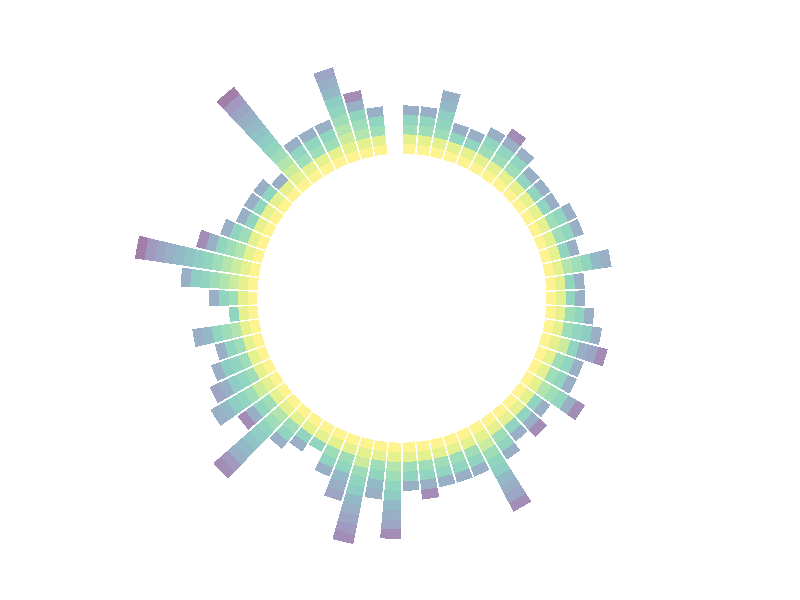

Source code (R):
library(tidyverse)
library(viridis)

# import data
data <- read.table("Phytomni-Multiomics-for_plot.txt", header = TRUE, sep = "\t")
# omics_level <- colnames(data)[-c(1,2)]
omics_level <- rev(colnames(data)[-c(1,2)])
species_level <- data$Species
data <- data %>% gather(key = "observation", value="value", -c(1,2))
data$observation <- factor(data$observation, levels = omics_level)
data$Species <- factor(data$Species, levels = species_level)
# Add empty space at the end of each group
empty_bar <- 2
nObsType <- nlevels(as.factor(data$observation))
to_add <- data.frame( matrix(NA, empty_bar*nlevels(data$Group)*nObsType, ncol(data)) )
colnames(to_add) <- colnames(data)
to_add$Group <- rep(levels(data$Group), each=empty_bar*nObsType )
data <- rbind(data, to_add)
data <- data %>% arrange(Group, Species)
data$id <- rep( seq(1, nrow(data)/nObsType) , each=nObsType)

#Get label names and y-axis positions
label_data <- data %>% group_by(id, Species) %>% summarize(tot=sum(value))
number_of_bar <- nrow(label_data)
angle <- 90 - 360 * (label_data$id-0.5) /number_of_bar     # I substract 0.5 because the letter must have the angle of the center of the bars. Not extreme right(1) or extreme left (0)
label_data$hjust <- ifelse( angle < -90, 1, 0)
label_data$angle <- ifelse(angle < -90, angle+180, angle)

# Prepare a data frame for baseline
# base_data <- data %>%
#   group_by(Group) %>%
#   summarize(start=min(id), end=max(id) - empty_bar) %>%
#   rowwise() %>%
#   mutate(title=mean(c(start, end)))
#
# # Prepare a data frame for grid
# grid_data <- base_data
# grid_data$end <- grid_data$end[ c( nrow(grid_data), 1:nrow(grid_data)-1)] + 1
# grid_data$start <- grid_data$start - 1
# grid_data <- grid_data[-1,]

# Plot
p <- ggplot(data) +
  # Add stacked bar chart
  geom_bar(aes(x=as.factor(id), y=value, fill=observation), stat="identity", alpha=0.5) +
  scale_fill_viridis(discrete=TRUE) +

  # Add a val=100/75/50/25 lines.
  # geom_segment(data=grid_data, aes(x = end, y = 0, xend = start, yend = 0), colour = "grey", alpha=1, size=0.3 , inherit.aes = FALSE ) +
  # geom_segment(data=grid_data, aes(x = end, y = 50, xend = start, yend = 50), colour = "grey", alpha=1, size=0.3 , inherit.aes = FALSE ) +
  # geom_segment(data=grid_data, aes(x = end, y = 100, xend = start, yend = 100), colour = "grey", alpha=1, size=0.3 , inherit.aes = FALSE ) +
  # geom_segment(data=grid_data, aes(x = end, y = 150, xend = start, yend = 150), colour = "grey", alpha=1, size=0.3 , inherit.aes = FALSE ) +
  # geom_segment(data=grid_data, aes(x = end, y = 200, xend = start, yend = 200), colour = "grey", alpha=1, size=0.3 , inherit.aes = FALSE ) +
  #
  # Add text showing 100/75/50/25
  # ggplot2::annotate("text", x = rep(max(data$id),5), y = c(0, 50, 100, 150, 200), label = c("0", "50", "100", "150", "200") , color="grey", size=6 , angle=0, fontface="bold", hjust=1) +

  ylim(-15,max(label_data$tot, na.rm=T)) +
  theme_minimal() +
  theme(
    legend.position = "none",
    axis.text = element_blank(),
    axis.title = element_blank(),
    panel.grid = element_blank(),
    plot.margin = unit(rep(-1,4), "cm")
  ) +
  # coord_polar() +
  # geom_text(data=label_data, aes(x=id, y=tot, label=Species, hjust=hjust), color="black", fontface="bold",alpha=0.6, size=5, angle= label_data$angle, inherit.aes = FALSE )
  coord_polar()

# Add a label at the top of each bar
# geom_text(data=label_data, aes(x=id, y=tot+10, label=individual, hjust=hjust), color="black", fontface="bold",alpha=0.6, size=5, angle= label_data$angle, inherit.aes = FALSE ) +

# Add baseline information
# geom_segment(data=base_data, aes(x = start, y = -5, xend = end, yend = -5), colour = "black", alpha=0.8, size=0.6 , inherit.aes = FALSE )  +
# geom_text(data=base_data, aes(x = title, y = -18, label=group), hjust=c(1,1,0,0), colour = "black", alpha=0.8, size=4, fontface="bold", inherit.aes = FALSE)

p
save_figs <- Sys.getenv("PHYTOMNI_SAVE") == "1"
if (save_figs) {
  dir.create("output", showWarnings = FALSE)
  ggsave(p, file="output/extended_data_fig.5c.png", width=12, height=12)
}
